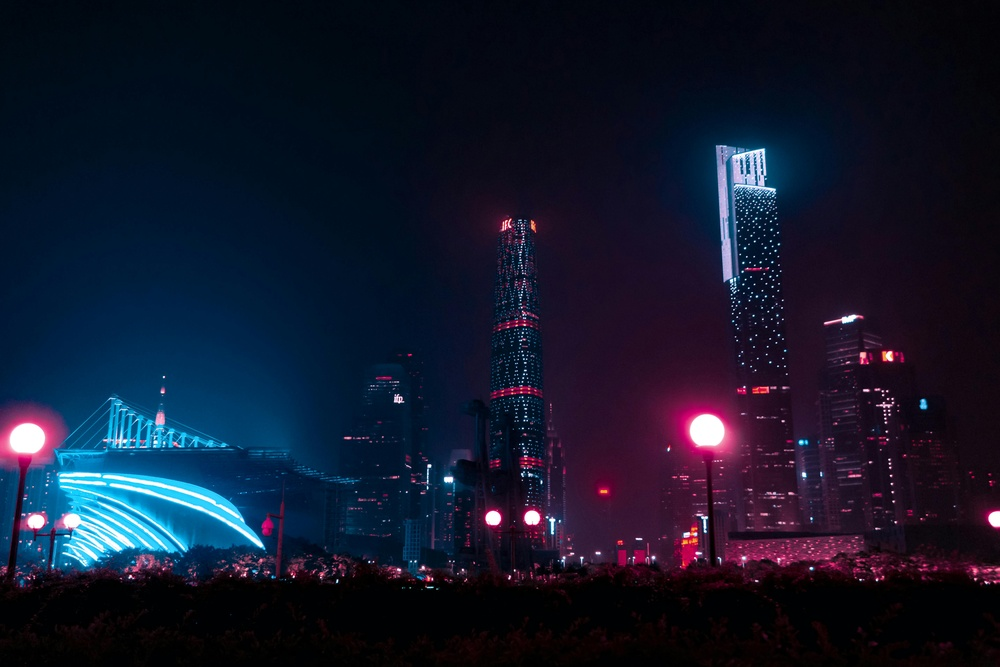
#> input picture input/image.jpg, 1000 x 667 px, shrunk from 5727 x 3818 before the run
$ python main.py
#> lines starting #> are read from the running program, lines starting #| are printed output that depends on the picture
#> further down, image is the input picture: PIL image 1000x667 RGB; mean R, G, B 18.9, 23.8, 43.1
### utils.py
import numpy as np

def rgb_to_grayscale(image_np):

    if len(image_np.shape) == 3 and image_np.shape[2] == 3:
        grayscale = np.dot(image_np[..., :3], [0.2989, 0.5870, 0.1140])
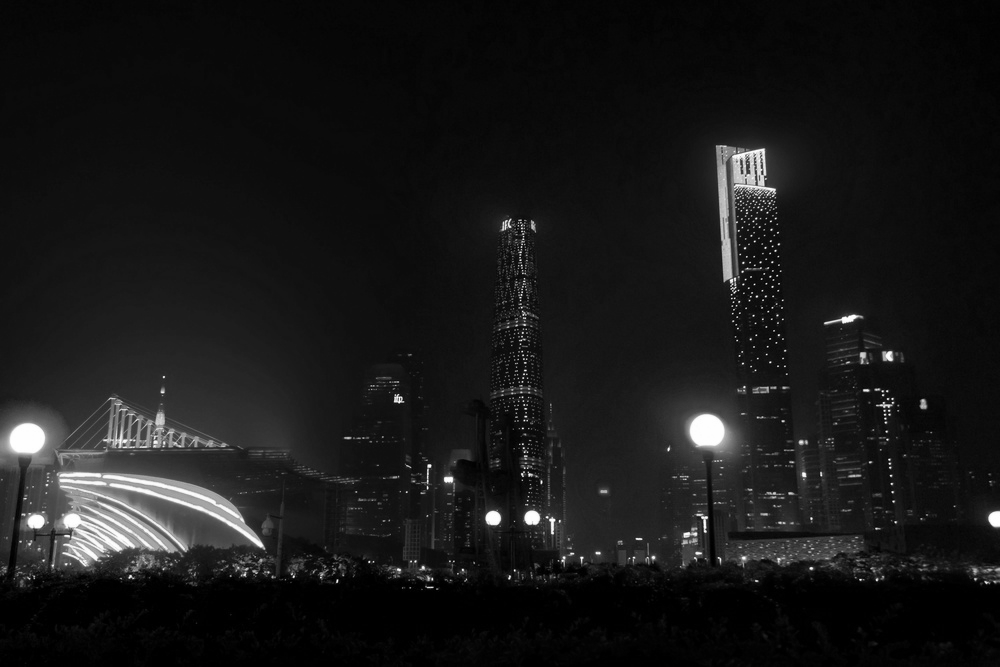
#> grayscale: shape (667, 1000) float64; min 0, max 255, mean 24.5
        return grayscale.astype(np.uint8)
    else:
        raise ValueError("Input image must be RGB (3 channels)")

def apply_blur(image_np, kernel_size=3):
#> called with kernel_size = 3
    kernel = np.ones((kernel_size, kernel_size)) / (kernel_size ** 2)
    h, w = image_np.shape
#> h = 667; w = 1000
    pad = kernel_size // 2
    padded_image = np.pad(image_np, pad, mode='constant')
    output = np.zeros_like(image_np)
    for i in range(h):
        for j in range(w):
            region = padded_image[i:i+kernel_size, j:j+kernel_size]
            output[i, j] = np.sum(region * kernel)
    return output.astype(np.uint8)

def sobel_edge_detection(image_np):
    gx = np.array([[-1, 0, 1],
                   [-2, 0, 2],
                   [-1, 0, 1]])

    gy = np.array([[-1, -2, -1],
                   [ 0,  0,  0],
                   [ 1,  2,  1]])

    h, w = image_np.shape
#> h = 667; w = 1000
    padded_image = np.pad(image_np, 1, mode='constant')
    edge_output = np.zeros_like(image_np, dtype=np.float32)

    for i in range(h):
        for j in range(w):
            region = padded_image[i:i+3, j:j+3]
            sx = np.sum(region * gx)
            sy = np.sum(region * gy)
            edge_output[i, j] = np.sqrt(sx**2 + sy**2)
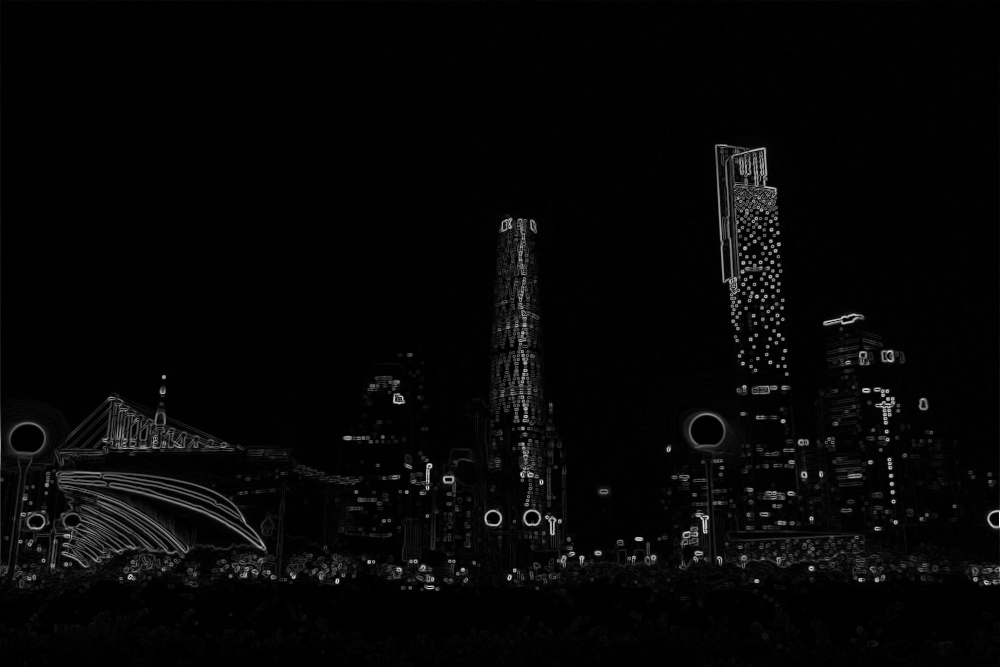
#> edge_output: shape (667, 1000) float32; min 0, max 1016, mean 25; drawn with min black and max white

    edge_output = np.clip(edge_output, 0, 255)
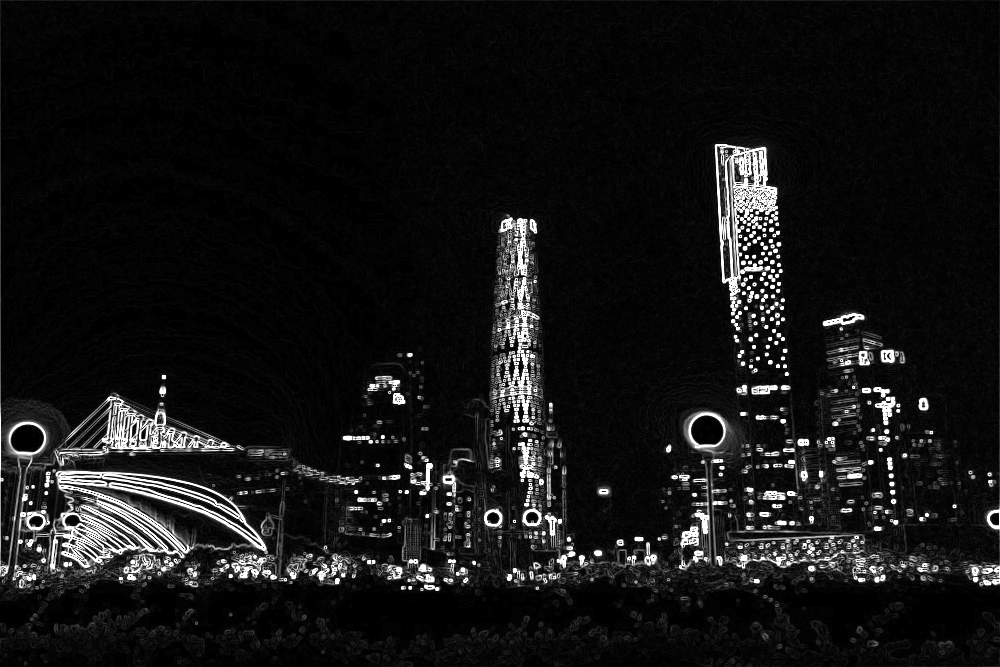
#> edge_output: shape (667, 1000) float32; min 0, max 255, mean 21.3
    return edge_output.astype(np.uint8)

def rotate_image(image_np, angle):
#> called with angle = 90
    if angle == 90:
        return np.rot90(image_np, k=1)
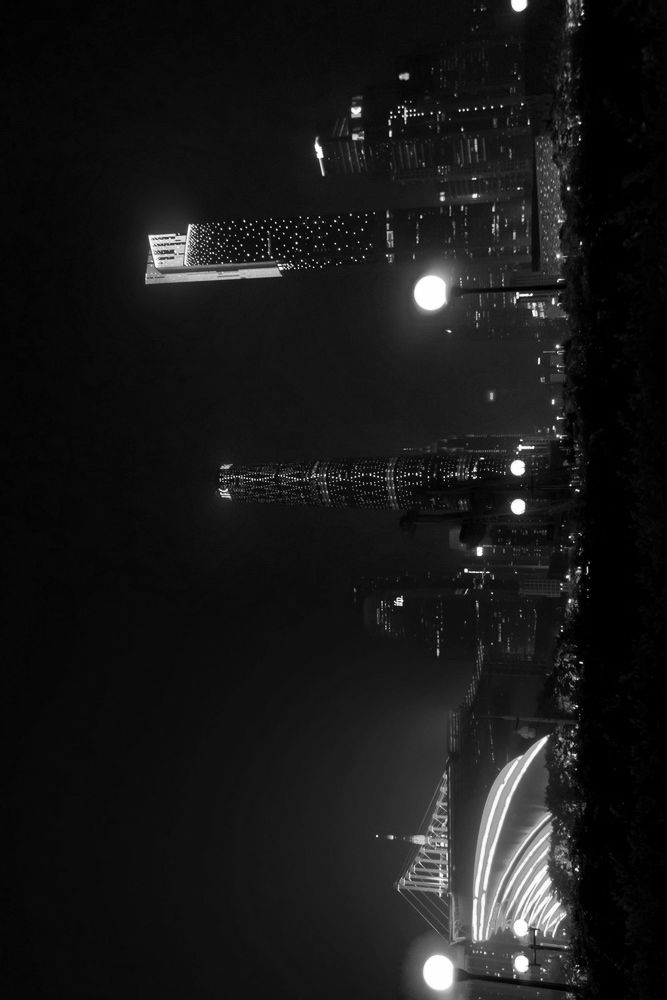
#> returned value: shape (1000, 667); min 0, max 254, mean 24
    elif angle == 180:
        return np.rot90(image_np, k=2)
    elif angle == 270:
        return np.rot90(image_np, k=3)
    else:
        raise ValueError("Angle must be 90, 180, or 270")

def crop_image(image_np, top, left, height, width):
#> called with top = 50, left = 50, height = 100, width = 100
    return image_np[top:top+height, left:left+width]
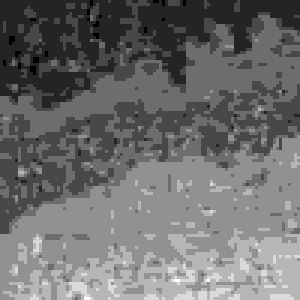
#> returned value: shape (100, 100) (shown 3 times larger); min 8, max 15, mean 11.02; drawn with min black and max white

def histogram_equalization(image_np):
    flat = image_np.flatten()
    hist, bins = np.histogram(flat, bins=256, range=[0,256])
#> hist = 256 values, max 40407 at index 0, min 0 at index 255, mean 2605.5; bins = 257 values from 0 to 256
    cdf = hist.cumsum()
#> cdf = 256 values from 40407 to 667000
    cdf_masked = np.ma.masked_equal(cdf, 0)
    cdf_normalized = (cdf_masked - cdf_masked.min()) * 255 / (cdf_masked.max() - cdf_masked.min())
    equalized = cdf_normalized.filled(0).astype(np.uint8)
#> equalized = 256 values from 0 to 255
    return equalized[flat].reshape(image_np.shape)
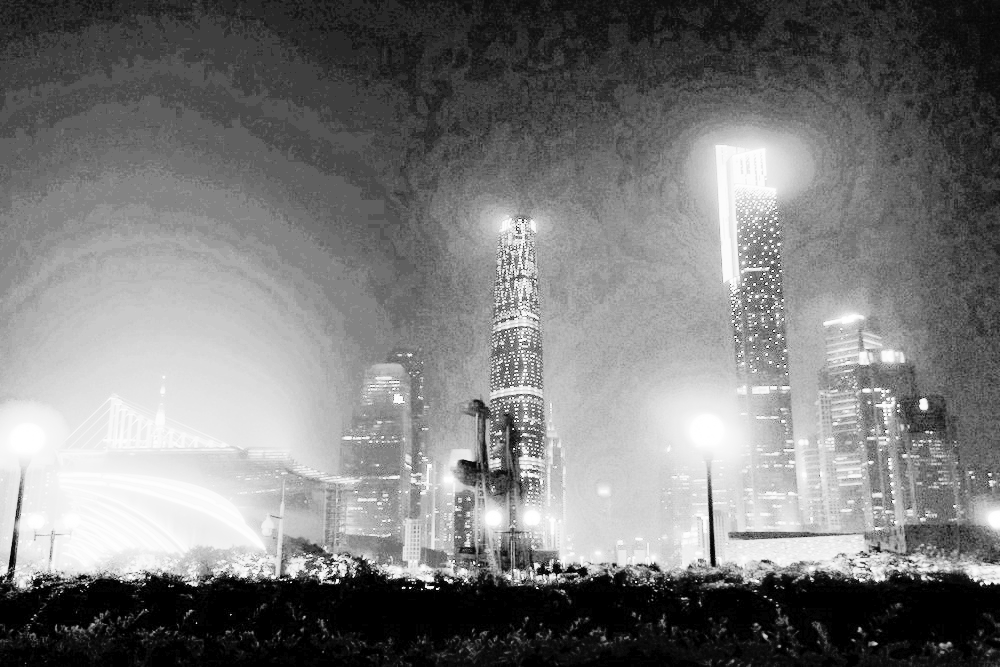
#> returned value: shape (667, 1000); min 0, max 255, mean 122.5

### main.py
from PIL import Image
import numpy as np
import matplotlib.pyplot as plt
from utils import rgb_to_grayscale, apply_blur,sobel_edge_detection,rotate_image,crop_image,histogram_equalization

image = Image.open("input/image.jpg").convert("RGB")
image_np = np.array(image)

gray_img = rgb_to_grayscale(image_np)
Image.fromarray(gray_img).save("output/grayscale.png")

blurred_img = apply_blur(gray_img)
Image.fromarray(blurred_img).save("output/blurred.png")

edges = sobel_edge_detection(gray_img)
Image.fromarray(edges).save("output/edges.png")

rotated_img = rotate_image(gray_img, 90)
Image.fromarray(rotated_img).save("output/rotated_90.png")

cropped_img = crop_image(gray_img, 50, 50, 100, 100)
Image.fromarray(cropped_img).save("output/cropped.png")

equalized_img = histogram_equalization(gray_img)
Image.fromarray(equalized_img).save("output/equalized.png")

plt.imshow(equalized_img, cmap='gray')
plt.title("Histogram Equalized Image")
plt.axis("off")
plt.show()
